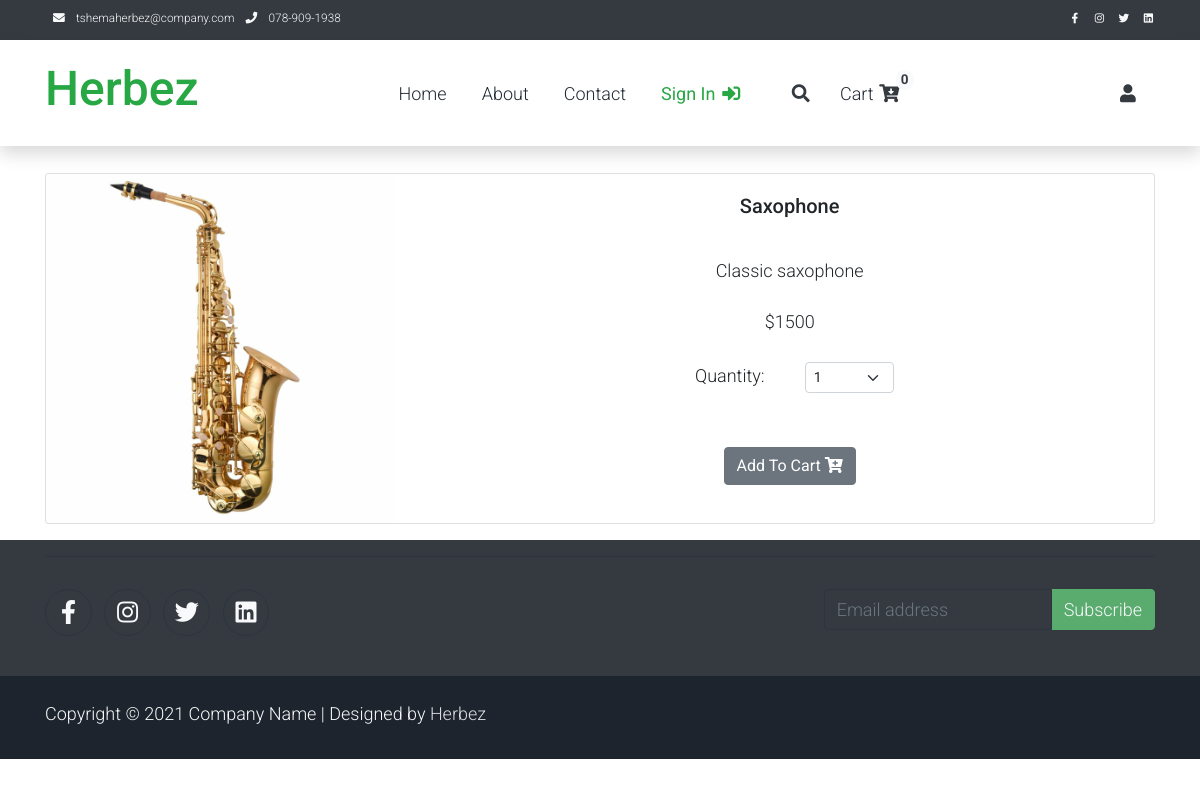
Page /product/1 on the committed database.
### e_shop/models.py (models this page shows)
class Product(models.Model):
    name = models.CharField(max_length=100)
    product_image = models.ImageField(upload_to='product_image/',null=True,blank=True)
    price = models.IntegerField()
    description=models.CharField(max_length=100)

### e_shop/views.py (the view)
# urls.py: path('product/<int:pk>', views.product, name='product'),
def product(request,pk):
	product = Product.objects.get(id=pk)
	return render(request, 'product.html', {'product':product})

### cart/cart.py (called while the page is built)
	def __len__(self):
		return len(self.cart)

### cart/context_processors.py (called while the page is built)
def cart(request):
	return {'cart': Cart(request)}

### e_shop/templates/product.html (shortened to what this page needs)
{% extends 'indexbase.html' %}
{% block content %}
<div class="container">
<br/>
<div class="card mb-3">
  <div class="row g-0">
    <div class="col-md-4">
      <img src="{{ product.product_image.url }}" class="img-fluid rounded-start" alt="...">
    </div>
    <div class="col-md-8">
      <div class="card-body">
        <center>
        <h5 class="card-title">{{ product.name }}</h5>
        <br/>
        <p class="card-text justified">{{ product.description }}</p>
            ${{ product.price }}
            <br/><br/>
<div class="row justify-content-center">
    <div class="col-md-2">Quantity:</div>
                <div class="col-md-2">
                <select class="form-select form-select-sm" id="qty-cart">
                  <option value="1">1</option>
                </select>
                </div>
            </div>
            <br/><br/>
        <button type="button" value="{{ product.id }}" class="btn btn-secondary" id="add-cart">
        Add To Cart <i class="fas fa-cart-plus"></i>  </button>
    </center>
      </div>
    </div>
  </div>
</div>
</div>
{% endblock %}

### e_shop/static/assets/css/templatemo.css (style rules this page uses)
body, ul, li, p, a, label, input, div { font-family: 'Roboto', sans-serif; font-size: 18px !important; font-weight: 300 !important; }

### rows in the picture
Product: product_image (picture), name "Saxophone", description "Classic saxophone", price "1500"

### other values in the picture
{{ cart|length }} "0"
